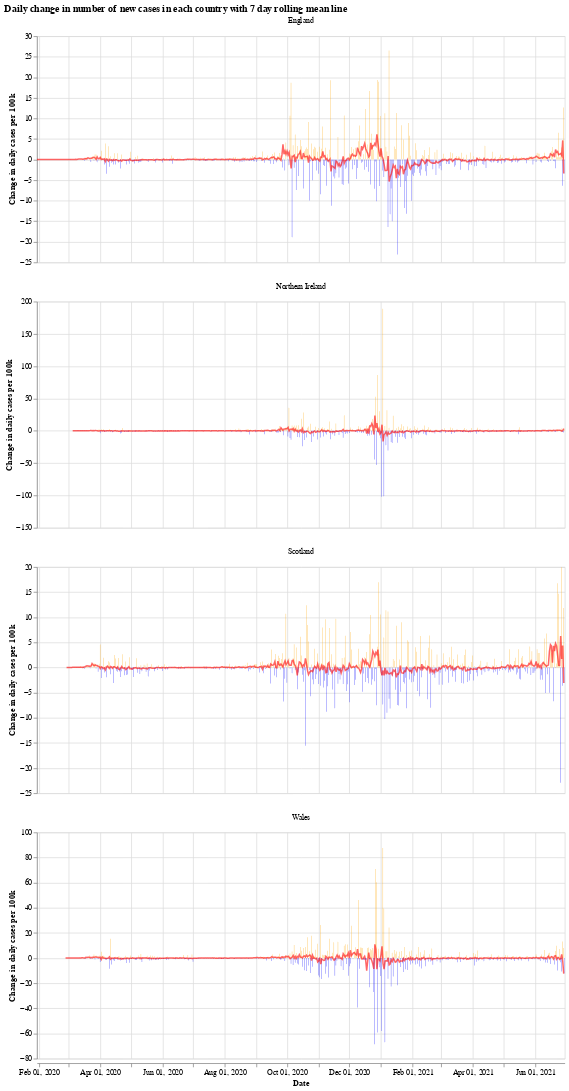

This figure's notebook cell:
### Markdown cell above
We will use the Python library `Altair` for visualising the data, see the [altair docs](https://altair-viz.github.io/) for more information.

First we have a graph which shows the daily change in the number of new cases for each country. This number jumps up and down all over the place, which is likely due to delay in reporting of new cases over the weekend. Another interesting thing is that it looks like the daily cases in Wales experienced a much shorter period of calm over the summer (calm in the sense of daily cases not jumping up and down).

The orange bars are days when the number of new cases (per 100k population) was more than the previous day, while the blue are days when the number of new cases dropped. The red line is the 7 day moving average. 

When the moving average line is below 0, it means that there is a consistent drop in new cases. We can see this clearly happening around the times that lockdowns were introduced (though, to varying degrees). I will update the graphs soon with a marker of when each lockdown started.

### Code cell
# collapse
import altair as alt

bars = alt.Chart(uk_cases).mark_bar().encode(
    x=alt.X("yearmonthdate(date):T", axis=alt.Axis(title='Date')),
    y=alt.Y("casesChangeRate:Q", axis=alt.Axis(title='Change in daily cases per 100k')),
    tooltip='casesChange',
    color=alt.condition(
        alt.datum.casesChangeRate > 0,
        alt.value("orange"),  # The positive color
        alt.value("blue")  # The negative color
    )
).properties(title='Daily change in number of new cases with 7 day rolling mean',width=700).interactive()

line = alt.Chart(uk_cases).mark_line(
    color='red',
    size=2,
    opacity=0.6
).transform_window(
    rolling_mean='mean(casesChangeRate)',
    frame=[0, 7],
    groupby=['areaName']
).encode(
    x='yearmonthdate(date):T',
    y='rolling_mean:Q'
)

alt.layer(bars, line, data=uk_cases).facet(alt.Column(
    'areaName', title=''), columns=1).resolve_scale(y='independent').properties(title='Daily change in number of new cases in each country with 7 day rolling mean line')

### Figure 1 — Vega-Lite specification as saved in the notebook (floating-point values rounded to 4 significant figures; data arrays with more than 128 entries replaced by an {"elided": "..."} marker saying what was removed)
{"config": {"view": {"continuousWidth": 400, "continuousHeight": 300}}, "data": {"name": "data-297abfde2c5a1c927dd2ffbe90d8fa78"}, "facet": {"type": "nominal", "field": "areaName", "title": ""}, "spec": {"layer": [{"mark": "bar", "encoding": {"color": {"condition": {"value": "orange", "test": "(datum.casesChangeRate > 0)"}, "value": "blue"}, "tooltip": {"type": "quantitative", "field": "casesChange"}, "x": {"type": "temporal", "axis": {"title": "Date"}, "field": "date", "timeUnit": "yearmonthdate"}, "y": {"type": "quantitative", "axis": {"title": "Change in daily cases per 100k"}, "field": "casesChangeRate"}}, "selection": {"selector001": {"type": "interval", "bind": "scales", "encodings": ["x", "y"]}}, "title": "Daily change in number of new cases with 7 day rolling mean", "width": 700}, {"mark": {"type": "line", "color": "red", "opacity": 0.6, "size": 2}, "encoding": {"x": {"type": "temporal", "field": "date", "timeUnit": "yearmonthdate"}, "y": {"type": "quantitative", "field": "rolling_mean"}}, "transform": [{"window": [{"op": "mean", "field": "casesChangeRate", "as": "rolling_mean"}], "frame": [0, 7], "groupby": ["areaName"]}]}]}, "columns": 1, "resolve": {"scale": {"y": "independent"}}, "title": "Daily change in number of new cases in each country with 7 day rolling mean line", "$schema": "https://vega.github.io/schema/vega-lite/v4.8.1.json", "datasets": {"data-297abfde2c5a1c927dd2ffbe90d8fa78": {"elided": "1976 records"}}}
